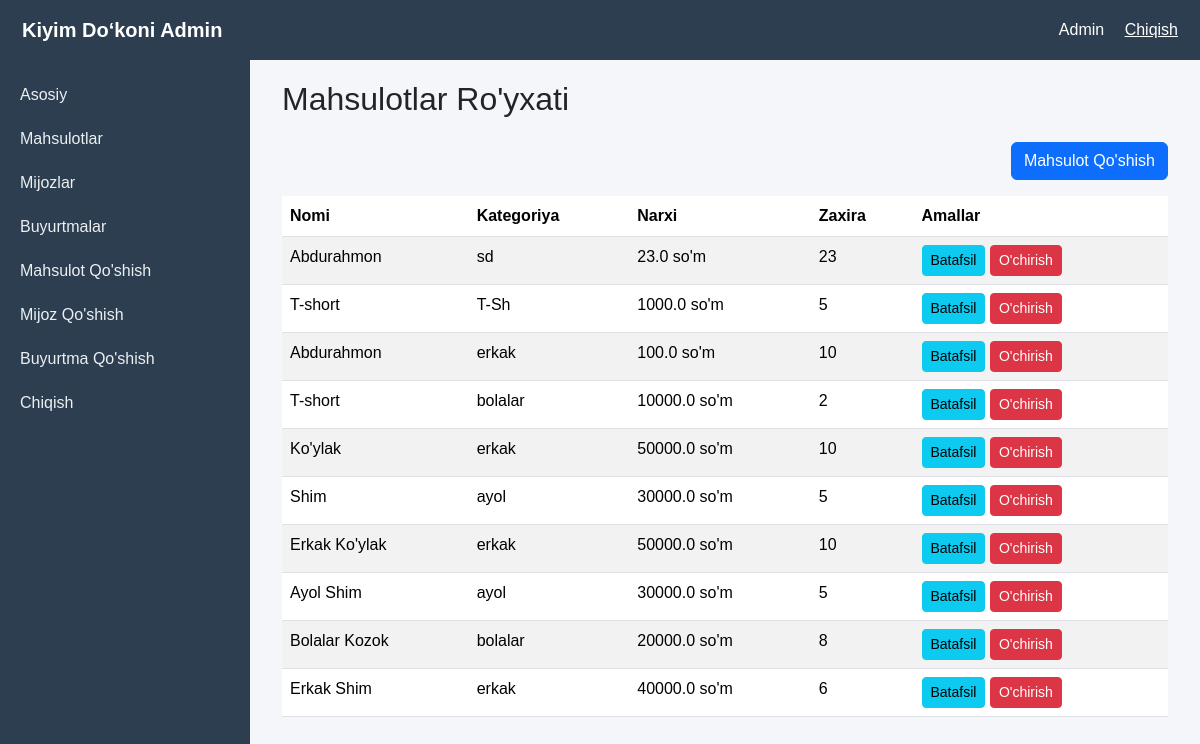
Screenshot of /products/ (signed in) with the database file from the repository.
### crm_app/models.py (models this page shows, shortened)
class Product(models.Model):
    name = models.CharField(max_length=100)
    category = models.CharField(max_length=50)
    price = models.FloatField()
    stock = models.IntegerField()
    image = models.ImageField(upload_to='products/', blank=True, null=True)

### crm_app/views.py (the view)
# urls.py: path('products/', views.product_list, name='product_list'),
@login_required(login_url='/register/')
def product_list(request):
    products = Product.objects.all()
    return render(request, 'crm/product_list.html', {'products': products})

### crm_app/templates/crm/product_list.html (shortened to what this page needs)
{% extends 'crm/base.html' %}
{% block content %}
<div class="container">
    <h2 class="mb-4">Mahsulotlar Ro'yxati</h2>
    <div class="text-end mb-3">
        <a href="{% url 'add_product' %}" class="btn btn-primary">Mahsulot Qo'shish</a>
    </div>
    {% if products %}
        <table class="table table-striped">
            <thead>
                <tr>
                    <th>Nomi</th>
                    <th>Kategoriya</th>
                    <th>Narxi</th>
                    <th>Zaxira</th>
                    <th>Amallar</th>
                </tr>
            </thead>
            <tbody>
                {% for product in products %}
                    <tr>
                        <td>{{ product.name }}</td>
                        <td>{{ product.category }}</td>
                        <td>{{ product.price }} so'm</td>
                        <td>{{ product.stock }}</td>
                        <td>
                            <a href="{% url 'product_detail' product.pk %}" class="btn btn-info btn-sm">Batafsil</a>
                            <a href="{% url 'delete_product' product.pk %}" class="btn btn-danger btn-sm">O'chirish</a>
                        </td>
                    </tr>
                {% endfor %}
            </tbody>
        </table>
    {% else %}
        <p class="text-center">Hozircha mahsulotlar yo‘q.</p>
    {% endif %}
</div>
{% endblock %}

### crm_app/templates/crm/base.html (shortened to what this page needs)
{% load static %}
<!DOCTYPE html>
<html lang="uz">
<head>
    <link href="https://cdn.jsdelivr.net/npm/bootstrap@5.3.3/dist/css/bootstrap.min.css" rel="stylesheet">
    <link href="https://cdn.jsdelivr.net/npm/bootstrap-icons@1.11.3/font/bootstrap-icons.min.css" rel="stylesheet">
</head>
<body>
    <div class="sidebar">
        <h4 class="text-center mb-4">Kiyim Do‘koni</h4>
        <ul class="nav flex-column">
            <li class="nav-item">
                <a class="nav-link" href="{% url 'home' %}">Asosiy</a>
            </li>
            <li class="nav-item">
                <a class="nav-link" href="{% url 'product_list' %}">Mahsulotlar</a>
            </li>
            <li class="nav-item">
                <a class="nav-link" href="{% url 'customer_list' %}">Mijozlar</a>
            </li>
            <li class="nav-item">
                <a class="nav-link" href="{% url 'order_list' %}">Buyurtmalar</a>
            </li>
            <li class="nav-item">
                <a class="nav-link" href="{% url 'add_product' %}">Mahsulot Qo'shish</a>
            </li>
            <li class="nav-item">
                <a class="nav-link" href="{% url 'add_customer' %}">Mijoz Qo'shish</a>
            </li>
            <li class="nav-item">
                <a class="nav-link" href="{% url 'add_order' %}">Buyurtma Qo'shish</a>
            </li>
            <li class="nav-item">
                <a class="nav-link" href="{% url 'logout' %}">Chiqish</a>
            </li>
        </ul>
    </div>
    <nav class="navbar">
        <div class="container-fluid">
            <a class="navbar-brand" href="#">Kiyim Do‘koni Admin</a>
            <div>
                <span class="text-white me-3">Admin</span>
                <a href="#" class="text-white">Chiqish</a>
            </div>
        </div>
    </nav>
    <div class="content">
        {% block content %}
        {% endblock %}
    </div>
</body>
</html>

### crm_app/templates/crm/base.html (style rules this page uses)
body { background-color: #f4f6f9; font-family: Arial, sans-serif; transition: all 0.3s ease; }
.sidebar { height: 100vh; background-color: #2c3e50; color: white; padding-top: 20px; position: fixed; width: 250px; animation: fadeInSidebar 0.5s ease-in; }
.sidebar .nav-link { color: #ecf0f1; padding: 10px 20px; transition: background-color 0.3s; }
.content { margin-left: 250px; padding: 20px; }
.navbar { background-color: #2c3e50; padding: 10px; }
.navbar-brand { color: white; font-weight: bold; }
h4 { color: #2c3e50; font-weight: bold; margin-bottom: 20px; text-align: center; }

### rows the page displays
Product: name "Abdurahmon", category "sd", price "23.0", stock "23"
Product: name "T-short", category "T-Sh", price "1000.0", stock "5"
Product: name "Abdurahmon", category "erkak", price "100.0", stock "10"
Product: name "T-short", category "bolalar", price "10000.0", stock "2"
Product: name "Ko'ylak", category "erkak", price "50000.0", stock "10"
Product: name "Shim", category "ayol", price "30000.0", stock "5"
Product: name "Erkak Ko'ylak", category "erkak", price "50000.0", stock "10"
Product: name "Ayol Shim", category "ayol", price "30000.0", stock "5"
Product: name "Bolalar Kozok", category "bolalar", price "20000.0", stock "8"
Product: name "Erkak Shim", category "erkak", price "40000.0", stock "6"
